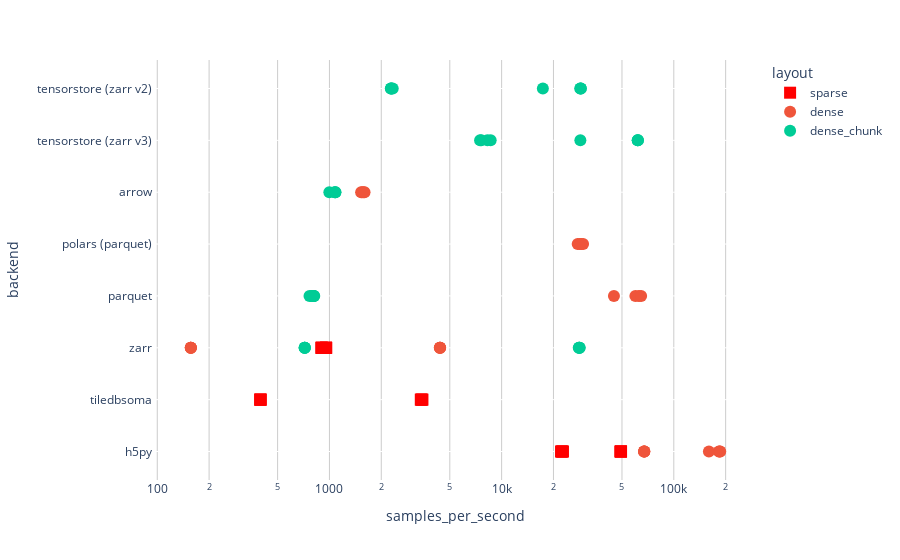

Notebook code cell kept with this figure:
### Code cell
px.scatter(
    df,
    x='samples_per_second',
    y='backend',
    color='layout',
    log_x=True,
).update_layout(
    height=600,
    plot_bgcolor='white',
    #paper_bgcolor='white',
).update_xaxes(
    gridcolor='#ccc',
).update_traces(
    marker=dict(size=12),
).update_traces(
    marker=dict(color='red', symbol='square'), selector=dict(name='sparse')
)

### Figure 1 — Plotly figure (JSON) as saved in the notebook; plotly's stock layout.template omitted (floating-point values rounded to 4 significant figures)
{"data": [{"hovertemplate": "layout=sparse<br>samples_per_second=%{x}<br>backend=%{y}<extra></extra>", "legendgroup": "sparse", "marker": {"color": "red", "size": 12, "symbol": "square"}, "mode": "markers", "name": "sparse", "orientation": "h", "showlegend": true, "type": "scatter", "x": [48850.0, 49300.0, 49320.0, 49400.0, 22460.0, 22130.0, 22360.0, 22710.0, 3437.0, 3468.0, 3392.0, 3418.0, 398.1, 397.3, 397.0, 397.3, 953.8, 953.8, 957.6, 956.3, 901.1, 900.0, 902.0, 901.5], "xaxis": "x", "y": ["h5py", "h5py", "h5py", "h5py", "h5py", "h5py", "h5py", "h5py", "tiledbsoma", "tiledbsoma", "tiledbsoma", "tiledbsoma", "tiledbsoma", "tiledbsoma", "tiledbsoma", "tiledbsoma", "zarr", "zarr", "zarr", "zarr", "zarr", "zarr", "zarr", "zarr"], "yaxis": "y"}, {"hovertemplate": "layout=dense<br>samples_per_second=%{x}<br>backend=%{y}<extra></extra>", "legendgroup": "dense", "marker": {"color": "#EF553B", "size": 12, "symbol": "circle"}, "mode": "markers", "name": "dense", "orientation": "h", "showlegend": true, "type": "scatter", "x": [182800.0, 159900.0, 184300.0, 186100.0, 67380.0, 67450.0, 67140.0, 67210.0, 4396.0, 4375.0, 4378.0, 4392.0, 156.6, 156.8, 156.6, 156.5, 44890.0, 62710.0, 59830.0, 64600.0, 27660.0, 28380.0, 29110.0, 29720.0, 1527.0, 1548.0, 1578.0, 1599.0], "xaxis": "x", "y": ["h5py", "h5py", "h5py", "h5py", "h5py", "h5py", "h5py", "h5py", "zarr", "zarr", "zarr", "zarr", "zarr", "zarr", "zarr", "zarr", "parquet", "parquet", "parquet", "parquet", "polars (parquet)", "polars (parquet)", "polars (parquet)", "polars (parquet)", "arrow", "arrow", "arrow", "arrow"], "yaxis": "y"}, {"hovertemplate": "layout=dense_chunk<br>samples_per_second=%{x}<br>backend=%{y}<extra></extra>", "legendgroup": "dense_chunk", "marker": {"color": "#00cc96", "size": 12, "symbol": "circle"}, "mode": "markers", "name": "dense_chunk", "orientation": "h", "showlegend": true, "type": "scatter", "x": [28230.0, 28040.0, 28310.0, 28400.0, 718.4, 717.9, 717.9, 719.9, 804.5, 797.1, 797.1, 811.5, 816.2, 803.1, 798.0, 766.0, 998.4, 1072.0, 1084.0, 1081.0, 28660.0, 61660.0, 61830.0, 61870.0, 7614.0, 8263.0, 7495.0, 8636.0, 17360.0, 28610.0, 28800.0, 28850.0, 2330.0, 2272.0, 2288.0, 2282.0], "xaxis": "x", "y": ["zarr", "zarr", "zarr", "zarr", "zarr", "zarr", "zarr", "zarr", "parquet", "parquet", "parquet", "parquet", "parquet", "parquet", "parquet", "parquet", "arrow", "arrow", "arrow", "arrow", "tensorstore (zarr v3)", "tensorstore (zarr v3)", "tensorstore (zarr v3)", "tensorstore (zarr v3)", "tensorstore (zarr v3)", "tensorstore (zarr v3)", "tensorstore (zarr v3)", "tensorstore (zarr v3)", "tensorstore (zarr v2)", "tensorstore (zarr v2)", "tensorstore (zarr v2)", "tensorstore (zarr v2)", "tensorstore (zarr v2)", "tensorstore (zarr v2)", "tensorstore (zarr v2)", "tensorstore (zarr v2)"], "yaxis": "y"}], "layout": {"autosize": true, "legend": {"title": {"text": "layout"}, "tracegroupgap": 0}, "margin": {"t": 60}, "plot_bgcolor": "white", "xaxis": {"anchor": "y", "autorange": true, "domain": [0, 1], "gridcolor": "#ccc", "range": [1.987, 5.477], "title": {"text": "samples_per_second"}, "type": "log"}, "yaxis": {"anchor": "x", "autorange": true, "domain": [0, 1], "range": [-0.5351, 7.535], "title": {"text": "backend"}, "type": "category"}}}
